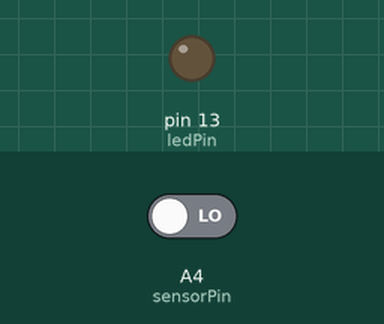
Recording of a sketch running on a simulated Arduino Uno, built with avr-gcc and run on an emulated ATmega328P. On the bench: output pins drawn as LEDs (lit = HIGH). The test bench sets the inputs (shaded band); at power-on: A4 (sensorPin) LOW.

Above: at 1.2 s.
1.3 s: A4 (sensorPin) driven HIGH
At 2.0 s:
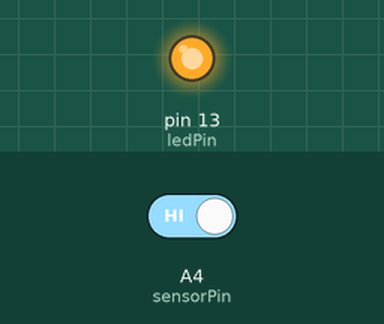
2.8 s: A4 (sensorPin) driven LOW
At 3.1 s:
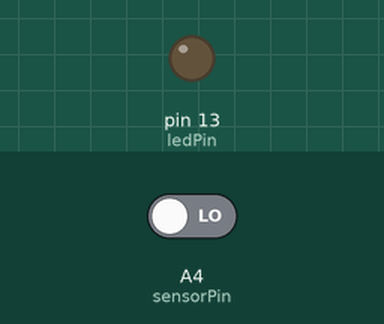
Timing chart, 0 to 5.8 s (numbered marks = the images above; inputs shaded):
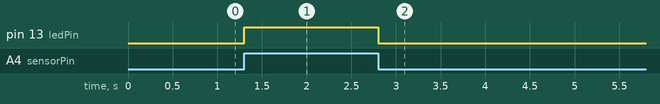

Measured:
- after the input at 1.3 s, pin 13 (ledPin): LOW → HIGH at once
- after the input at 2.8 s, pin 13 (ledPin): HIGH → LOW at once

The sketch:

PIR.ino
```cpp
/*
Ks0052 keyestudio PIR Motion Sensor
_________________________________
|  SETUP                          |
|Sensor pin  ::    Particle pin   |
|   +        ::        3.3v       |
|   -        ::        GND        |
|   S        ::        D0         |
|_________________________________|
SPECIFICATIONS:
range of 3-4m
slow response speed (3-4s)
may have false positives
src: https://wiki.keyestudio.com/Ks0052_keyestudio_PIR_Motion_Sensor
*/

#define sensorPin A4
#define ledPin 13

void setup()
{
  pinMode(sensorPin,INPUT);
  pinMode(ledPin,OUTPUT);
  Serial.begin(9600);
}

void loop()
{
  byte state = digitalRead(sensorPin);
  digitalWrite(ledPin,state);
  delay(100);
}
```
